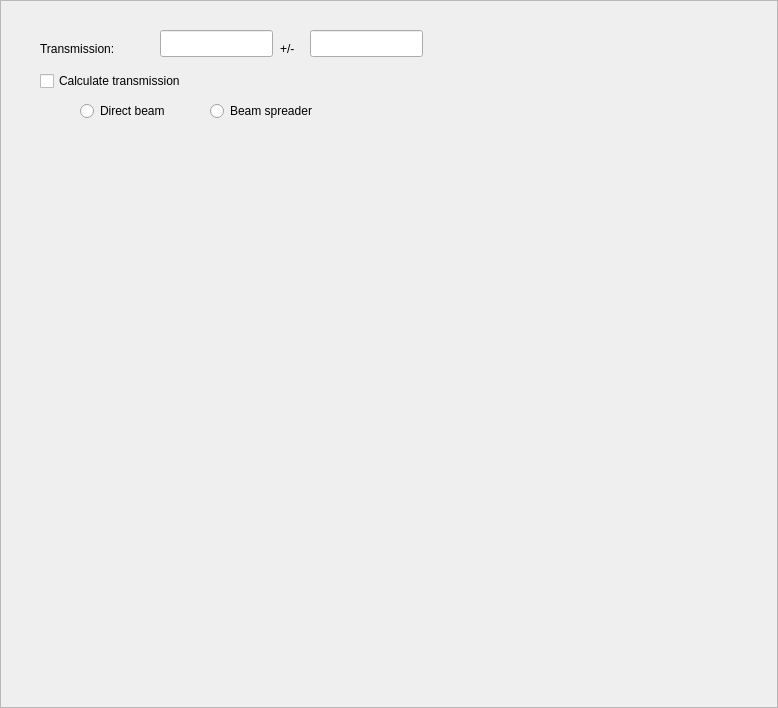
<?xml version="1.0" encoding="UTF-8"?>
<ui version="4.0">
 <class>Frame</class>
 <widget class="QFrame" name="Frame">
  <property name="geometry">
   <rect>
    <x>0</x>
    <y>0</y>
    <width>778</width>
    <height>708</height>
   </rect>
  </property>
  <property name="windowTitle">
   <string>Frame</string>
  </property>
  <property name="frameShape">
   <enum>QFrame::StyledPanel</enum>
  </property>
  <property name="frameShadow">
   <enum>QFrame::Raised</enum>
  </property>
  <widget class="QLabel" name="label">
   <property name="geometry">
    <rect>
     <x>40</x>
     <y>40</y>
     <width>101</width>
     <height>17</height>
    </rect>
   </property>
   <property name="text">
    <string>Transmission:</string>
   </property>
  </widget>
  <widget class="QLineEdit" name="transmission_edit">
   <property name="geometry">
    <rect>
     <x>160</x>
     <y>30</y>
     <width>113</width>
     <height>27</height>
    </rect>
   </property>
   <property name="toolTip">
    <string>Sample transmission in %.</string>
   </property>
  </widget>
  <widget class="QLabel" name="label_2">
   <property name="geometry">
    <rect>
     <x>280</x>
     <y>40</y>
     <width>62</width>
     <height>17</height>
    </rect>
   </property>
   <property name="text">
    <string>+/-</string>
   </property>
  </widget>
  <widget class="QLineEdit" name="dtransmission_edit">
   <property name="geometry">
    <rect>
     <x>310</x>
     <y>30</y>
     <width>113</width>
     <height>27</height>
    </rect>
   </property>
   <property name="toolTip">
    <string>Uncertainty on the sample transmission.</string>
   </property>
  </widget>
  <widget class="QCheckBox" name="calculate_chk">
   <property name="geometry">
    <rect>
     <x>40</x>
     <y>70</y>
     <width>191</width>
     <height>22</height>
    </rect>
   </property>
   <property name="toolTip">
    <string>Select to let the reduction software calculate the transmission.</string>
   </property>
   <property name="text">
    <string>Calculate transmission</string>
   </property>
  </widget>
  <widget class="QRadioButton" name="direct_beam_chk">
   <property name="geometry">
    <rect>
     <x>80</x>
     <y>100</y>
     <width>109</width>
     <height>22</height>
    </rect>
   </property>
   <property name="toolTip">
    <string>Select to use the direct beam method for transmission calculation.</string>
   </property>
   <property name="text">
    <string>Direct beam</string>
   </property>
  </widget>
  <widget class="QRadioButton" name="beam_spreader_chk">
   <property name="geometry">
    <rect>
     <x>210</x>
     <y>100</y>
     <width>141</width>
     <height>22</height>
    </rect>
   </property>
   <property name="toolTip">
    <string>Select to use the beam spreader (glassy carbon) method for transmission calculation.</string>
   </property>
   <property name="text">
    <string>Beam spreader</string>
   </property>
  </widget>
  <widget class="QWidget" name="verticalLayoutWidget">
   <property name="geometry">
    <rect>
     <x>30</x>
     <y>130</y>
     <width>671</width>
     <height>251</height>
    </rect>
   </property>
   <layout class="QVBoxLayout" name="widget_placeholder"/>
  </widget>
 </widget>
 <resources/>
 <connections/>
</ui>
